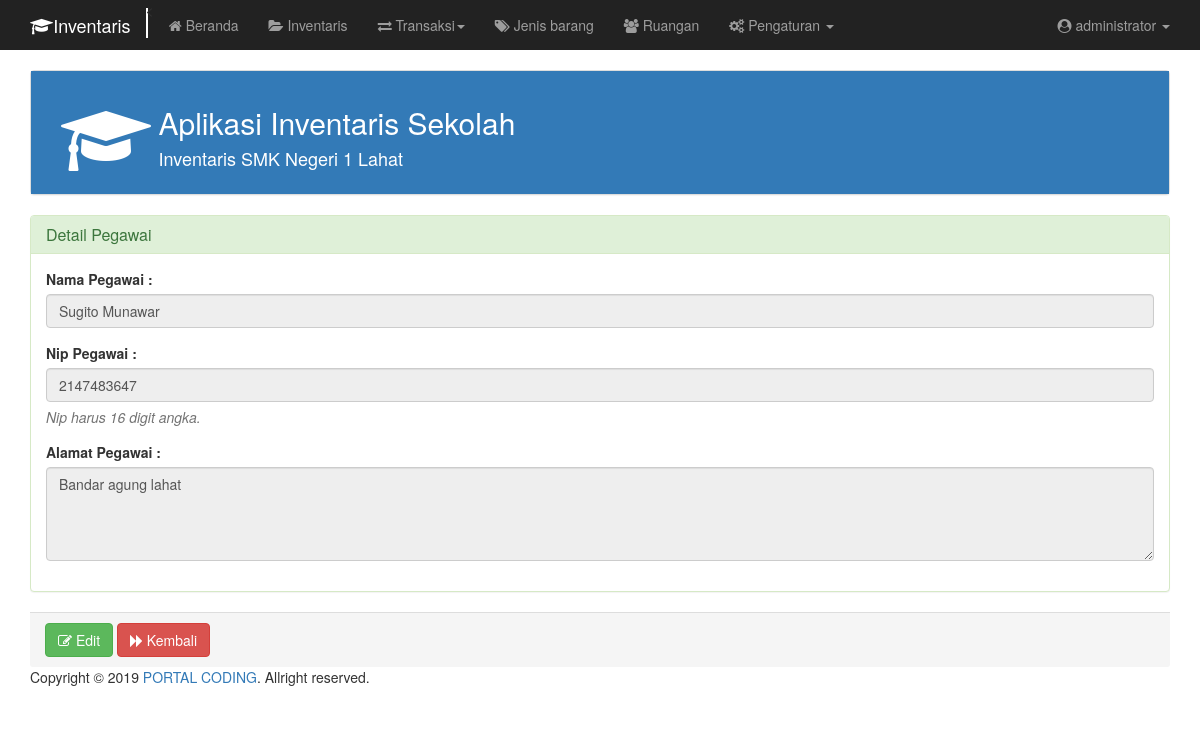
Page /inventaris/detail/detail-pegawai.php?rowid=5ca715b32dc12 (signed in) on the committed database.
### tables this page shows
CREATE TABLE `pegawai` (
  `id_pegawai` varchar(150) NOT NULL,
  `nama_pegawai` varchar(150) NOT NULL,
  `nip` int(11) NOT NULL,
  `alamat` varchar(300) NOT NULL
);

### inventaris/config/function.php (called while the page is built, shortened)
<?php
class Konektor {
	public function __construct() {
		$this->host = "localhost";
		$this->user = "root";
		$this->pass = "";
		$this->db = "dbinventaris";
		$this->con = new mysqli($this->host,$this->user,$this->pass,$this->db) or die("Can't Connect to Database");
	}
}
class Konfigurasi extends Konektor {
	public function detailPegawai($id)
	{
		$SQL = $this->con->prepare("SELECT * FROM pegawai WHERE id_pegawai=?");
		$SQL->bind_param("s",$id);
		$SQL->execute();
		$result = $SQL->get_result();
		$data = [];
		while ($row = $result->fetch_assoc()) {
			$data[] = $row;
		}
		return $data;
	}
}
 ?>

### inventaris/detail/detail-pegawai.php (the view, shortened to what this page needs)
<?php
include '../config/function.php';
$konfigurasi = new Konfigurasi();
$id = $_GET['rowid'];
$detail = $konfigurasi->detailPegawai($id);
?>
<!DOCTYPE html>
<html lang="en" dir="ltr">
	<head>
		<?php include '../include/meta.php'; ?>
  </head>
  <body onload="userFormDisabled(),viewPegawai()">
		<?php include '../include/menu.php' ?>
		<div class="container">
		  <?php include '../include/heading.php'; ?>
			<div class="panel panel-success" id="formInput">
			  <div class="panel-heading">
			    <h3 class="panel-title">Detail Pegawai</h3>
			  </div>
			  <div class="panel-body">
			    <form class="" action="" method="post">
			    	<?php foreach ($detail as $data): ?>
							<div class="form-group">
				    	  <label for="">Nama Pegawai :</label>
				    	  <input type="text" class="form-control" id="nama_pegawai" name="nama_pegawai" value="<?php echo $data['nama_pegawai']; ?>">
				    	</div>
							<div class="form-group">
							  <label for="">Nip Pegawai :</label>
							  <input type="number" class="form-control" id="nip_pegawai" name="nip_pegawai" value="<?php echo $data['nip']; ?>">
								<p class="help-block"><i>Nip harus 16 digit angka.</i></p>
							</div>
							<div class="form-group">
							  <label for="">Alamat Pegawai :</label>
							  <textarea name="alamat_pegawai" id="alamat_pegawai" rows="4" class="form-control" ><?php echo $data['alamat'] ?></textarea>
							</div>
							</div>
			    	<?php endforeach; ?>
			  </div>
				<div class="panel-footer">
					<button type="button" id="btnedit" onclick="editPegawai()" class="btn btn-success"><i class="fa fa-edit"></i> Edit</button>
						<a href="/inventaris/pegawai.php" onclick="viewPegawai()" class="btn btn-danger"><i class="fa fa-forward"></i> Kembali</a>
			  </div>
			</div>
    <?php include '../include/footer.php'; ?>
	</body>
</html>

### rows in the picture
pegawai: nama_pegawai "Sugito Munawar", nip_pegawai "2147483647", alamat_pegawai "Bandar agung lahat"

### other values in the picture
$_SESSION['nama_petugas'] "administrator"
